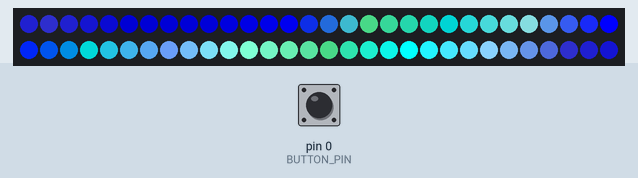
A sketch run on a simulated Arduino Uno, built with avr-gcc and run on an emulated ATmega328P. On the bench: 60 RGB LEDs in strip order, left to right, continuing on the next row. The inputs (shaded band) are chosen by the test bench; at power-on: pin 0 (BUTTON_PIN) HIGH. Random numbers use the default seed unless the sketch sets one.

Above: at 4.25 s.
4.3 s: pin 0 (BUTTON_PIN) pulled LOW for 0.15 s
At 4.49 s:
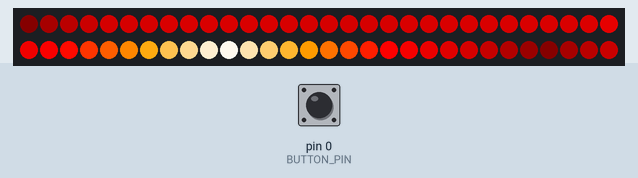
5.0 s: pin 0 (BUTTON_PIN) pulled LOW for 1 s
At 6.06 s:
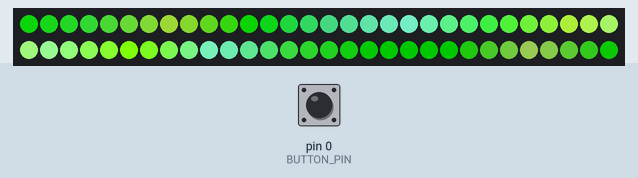
6.6 s: pin 0 (BUTTON_PIN) pulled LOW for 0.15 s
At 6.8 s:
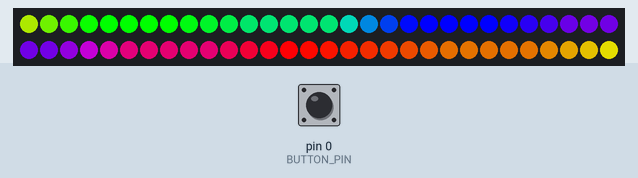
7.3 s: pin 0 (BUTTON_PIN) pulled LOW for 3.2 s
At 10.54 s:
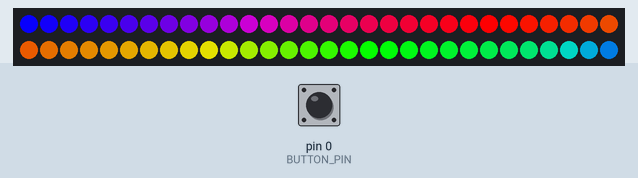
11.1 s: pin 0 (BUTTON_PIN) pulled LOW for 0.15 s
At 11.28 s:
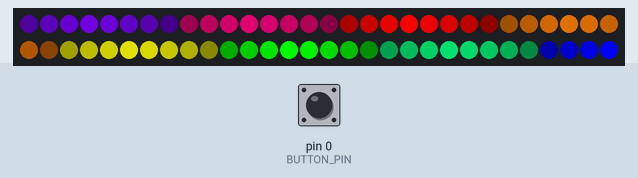
11.8 s: pin 0 (BUTTON_PIN) pulled LOW for 1 s
At 12.85 s:
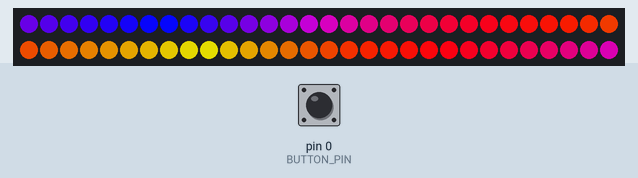

The sketch:

adafruit_whip.ino
```cpp
//Code by Erin St. Blaine for Adafruit.com

#include <FastLED.h>

#define LED_PIN    1
#define COLOR_ORDER GRB
#define NUM_LEDS 60

int HUE = 0;
int SATURATION = 255;
int BRIGHTNESS = 255;
int STEPS = 4;

const byte BUTTON_PIN  =  0;
uint8_t gHue = 0; // rotating "base color" used by confetti

CRGB leds[NUM_LEDS];
TBlendType    currentBlending;
CRGBPalette16 currentPalette;

//BUTTON SETUP STUFF
byte prevKeyState = HIGH;         // button is active low

unsigned long keyPrevMillis = 0;
const unsigned long keySampleIntervalMs = 25;
byte longKeyPressCountMax = 80;    // 80 * 25 = 2000 ms
byte longKeyPressCount = 0;

int ledMode = 1;  //FIRST ACTIVE MODE


//------------------SETUP------------------
void setup()
{
  delay( 3000 ); // power-up safety delay
  pinMode(BUTTON_PIN, INPUT_PULLUP);
  FastLED.addLeds<WS2812B, LED_PIN, COLOR_ORDER>(leds, NUM_LEDS).setCorrection( TypicalLEDStrip );
  FastLED.setBrightness(  BRIGHTNESS );
  currentBlending = LINEARBLEND;

}

#define NUM_MODES 6
//------------------MAIN LOOP------------------
void loop() {
    switch (ledMode) {
       case 999: break;
       case 0: currentPalette = PartyColors_p; rainbow(); break;
       case 1: currentPalette = OceanColors_p; rainbow(); break;
       case 2: currentPalette = LavaColors_p; rainbow(); break;
       case 3: currentPalette = ForestColors_p; rainbow(); break;
       case 4: currentPalette = Rainbow_gp; rainbow(); break;
       case 5: currentPalette = RainbowColors_p; rainbow(); break;
       case 6: currentPalette = RainbowStripeColors_p; rainbow(); break;
       case 888: ledMode=0; break;
       }

        // key management section
    if (millis() - keyPrevMillis >= keySampleIntervalMs) {
        keyPrevMillis = millis();

        byte currKeyState = digitalRead(BUTTON_PIN);

        if ((prevKeyState == HIGH) && (currKeyState == LOW)) {
            keyPress();
        }
        else if ((prevKeyState == LOW) && (currKeyState == HIGH)) {
            keyRelease();
        }
        else if (currKeyState == LOW) {
            longKeyPressCount++;
        }

        prevKeyState = currKeyState;
    }

   EVERY_N_MILLISECONDS( 20 ) { gHue++; } // slowly cycle the "base color" through the rainbow
   FastLED.show();
   FastLED.delay(20);

}


//BUTTON CONTROL STUFF
// called when button is kept pressed for less than 2 seconds
void shortKeyPress() {
    //Serial.println("short");
    ledMode++;
    if (ledMode > NUM_MODES){
    ledMode=0; }
}


// called when button is kept pressed for more than 2 seconds
void longKeyPress() {
    //Serial.println("long");
    ledMode=888;
}


// called when key goes from not pressed to pressed
void keyPress() {
    //Serial.println("key press");
    longKeyPressCount = 0;
}


// called when key goes from pressed to not pressed
void keyRelease() {
    //Serial.println("key release");
    if (longKeyPressCount >= longKeyPressCountMax) {
        longKeyPress();
    }
    else {
        shortKeyPress();
    }


    // other code goes here
}


// SOLID ----------------------------------------------------
void solid()
{

  fill_solid(leds, NUM_LEDS, CHSV( HUE, SATURATION, BRIGHTNESS));
  FastLED.show();

   }


void rainbow()
{

  static uint8_t startIndex = 0;
  startIndex = startIndex + 1; /* motion speed */

  FillLEDsFromPaletteColors( startIndex);

  FastLED.show();
  FastLED.delay(20);

  }

//this bit is in every palette mode, needs to be in there just once
void FillLEDsFromPaletteColors( uint8_t colorIndex)
{
  for( int i = 0; i < NUM_LEDS; i++) {
    leds[i] = ColorFromPalette( currentPalette, colorIndex, BRIGHTNESS, currentBlending);
    colorIndex += STEPS;
  }
}


void confetti()
{
  // random colored speckles that blink in and fade smoothly
  fadeToBlackBy( leds, NUM_LEDS, 10);
  int pos = random16(NUM_LEDS);
  leds[pos] += CHSV( gHue + random8(64), 200, 255);
    FastLED.show();
}
```
